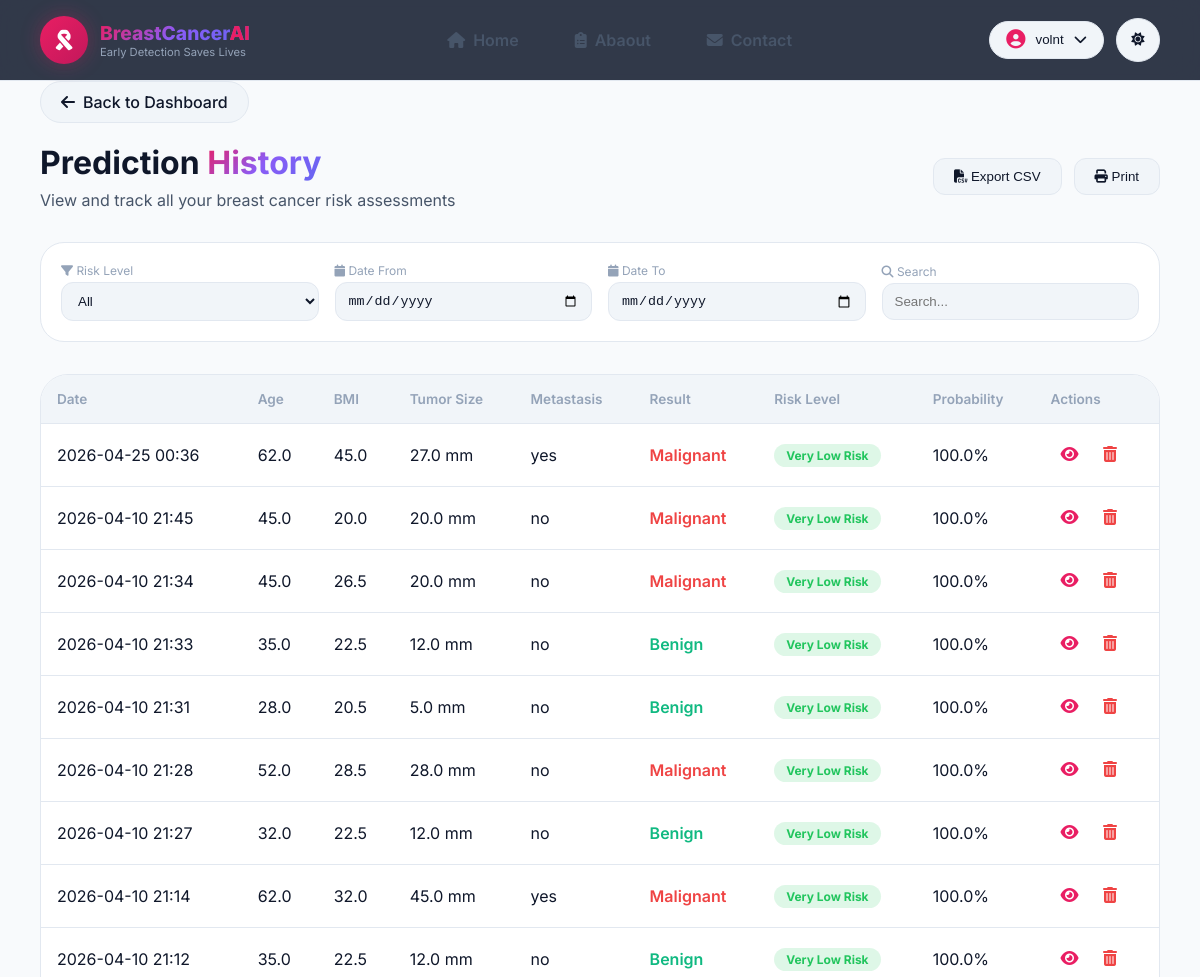
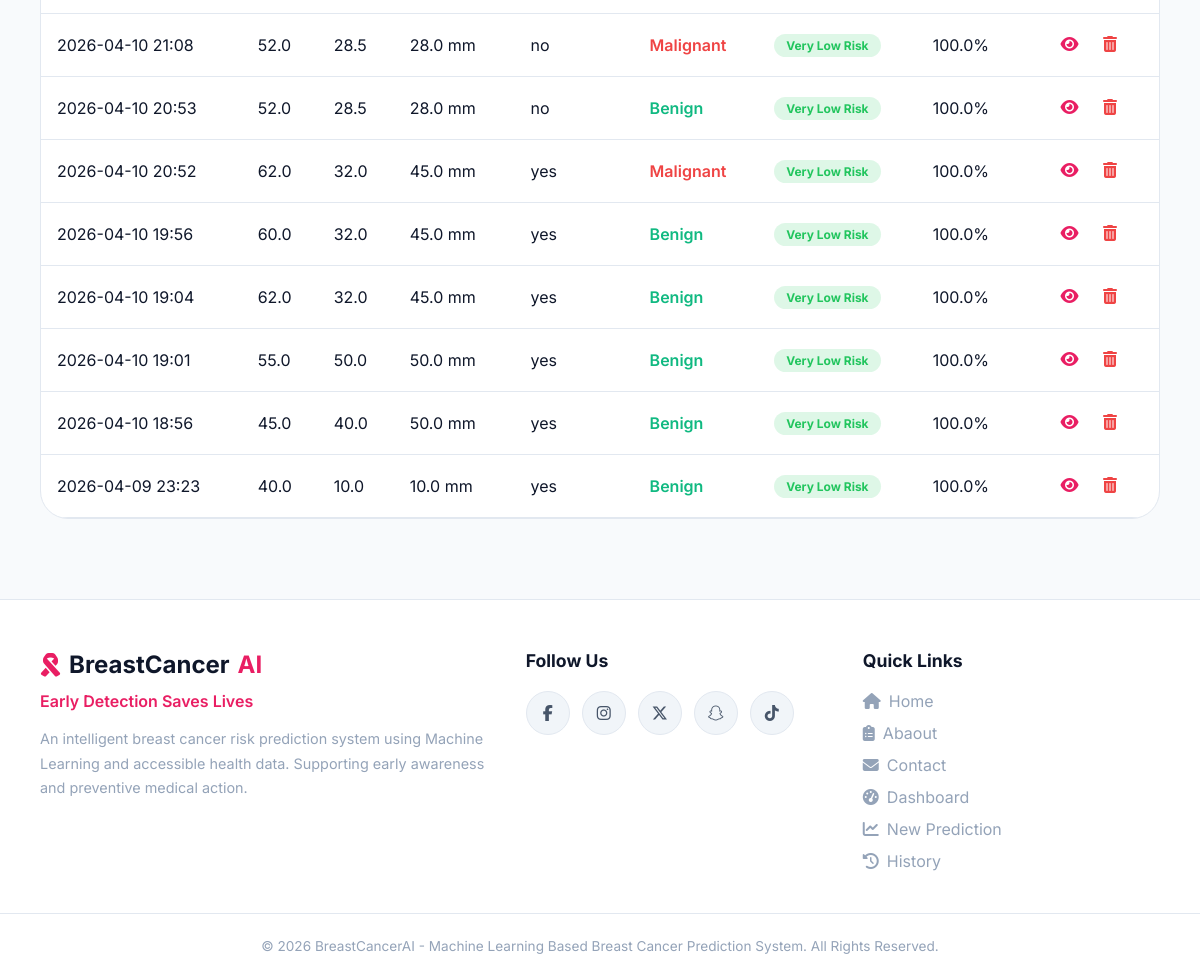
Screenshot of /history (signed in) with the database file from the repository (2 pictures, top to bottom).
### tables this page shows
CREATE TABLE predictions (
        id INTEGER PRIMARY KEY AUTOINCREMENT,
        user_id INTEGER NOT NULL,
        age REAL,
        bmi REAL,
        menopause TEXT,
        tumor_size REAL,
        inv_nodes REAL,
        metastasis TEXT,
        history TEXT,
        breast_side TEXT,
        breast_quadrant TEXT,
        prediction_result INTEGER,
        prediction_probability REAL,
        risk_level TEXT,
        created_at TIMESTAMP DEFAULT CURRENT_TIMESTAMP,
        FOREIGN KEY (user_id) REFERENCES users (id)
    );

### app.py (the view)
@app.route('/history')
def history():
    if 'user_id' not in session:
        flash('Please sign in to view your history.', 'warning')
        return redirect(url_for('login'))
    conn = sqlite3.connect('database/db.sqlite3')
    c = conn.cursor()
    c.execute('''SELECT * FROM predictions WHERE user_id = ? ORDER BY created_at DESC''',
              (session['user_id'],))
    predictions = c.fetchall()
    conn.close()
    return render_template('user/history.html', predictions=predictions)

### templates/user/history.html (shortened to what this page needs)
{% extends "base.html" %}
{% block content %}
<div>
    <a href="{{ url_for('dashboard') }}" class="back-button">
        <i class="fas fa-arrow-left"></i> Back to Dashboard
    </a>
</div>
<div class="history-header">
    <div>
        <h1 style="font-size: 2rem;">Prediction <span class="gradient-text">History</span></h1>
        <p style="color: var(--text-secondary-light); margin-top: 8px;">View and track all your breast cancer risk assessments</p>
    </div>
    <div class="export-buttons">
        <button class="export-btn" onclick="exportToCSV()">
            <i class="fas fa-file-csv"></i> Export CSV
        </button>
        <button class="export-btn" onclick="window.print()">
            <i class="fas fa-print"></i> Print
        </button>
    </div>
</div>
<div class="history-filters">
    <div class="filter-group">
        <label><i class="fas fa-filter"></i> Risk Level</label>
        <select id="riskFilter" onchange="filterTable()">
            <option value="all">All</option>
        </select>
    </div>
    <div class="filter-group">
        <label><i class="fas fa-calendar"></i> Date From</label>
        <input type="date" id="dateFrom" onchange="filterTable()">
    </div>
    <div class="filter-group">
        <label><i class="fas fa-calendar"></i> Date To</label>
        <input type="date" id="dateTo" onchange="filterTable()">
    </div>
    <div class="filter-group">
        <label><i class="fas fa-search"></i> Search</label>
        <input type="text" id="searchInput" placeholder="Search..." onkeyup="filterTable()">
    </div>
</div>
<div class="history-table-container">
    <table class="history-table" id="historyTable">
        <thead>
            <tr>
                <th>Date</th>
                <th>Age</th>
                <th>BMI</th>
                <th>Tumor Size</th>
                <th>Metastasis</th>
                <th>Result</th>
                <th>Risk Level</th>
                <th>Probability</th>
                <th>Actions</th>
            </tr>
        </thead>
        <tbody id="historyTableBody">
            {% if predictions %}
                {% for pred in predictions %}
                <tr id="row-{{ pred[0] }}" data-risk="{{ pred[12] }}" data-date="{{ pred[14][:10] if pred[14] else '' }}" data-search="{{ pred[2] }} {{ pred[5] }} {{ pred[6] }}">
                    <td>{{ pred[14][:16] if pred[14] else 'N/A' }}</td>
                    <td>{{ pred[2] or 'N/A' }}</td>
                    <td>{{ pred[3] or 'N/A' }}</td>
                    <td>{{ pred[5] or 'N/A' }} mm</td>
                    <td>{{ pred[7] or 'No' }}</td>
                    <td>
                        {% if pred[11] == 1 %}
                            <span style="color: #ef4444; font-weight: 600;">Malignant</span>
                        {% else %}
                            <span style="color: #10b981; font-weight: 600;">Benign</span>
                        {% endif %}
                    </td>
                    <td>
                        {% if pred[12] == 'Very High Risk' %}
                            <span class="risk-badge risk-very-high">Very High Risk</span>
                        {% elif pred[12] == 'High Risk' %}
                            <span class="risk-badge risk-high">High Risk</span>
                        {% elif pred[12] == 'Moderate to High Risk' %}
                            <span class="risk-badge risk-moderate-high">Moderate to High Risk</span>
                        {% elif pred[12] == 'Moderate Risk' %}
                            <span class="risk-badge risk-moderate">Moderate Risk</span>
                        {% elif pred[12] == 'Low to Moderate Risk' %}
                            <span class="risk-badge risk-low-moderate">Low to Moderate Risk</span>
                        {% elif pred[12] == 'Low Risk' %}
                            <span class="risk-badge risk-low">Low Risk</span>
                        {% else %}
                            <span class="risk-badge risk-very-low">Very Low Risk</span>
                        {% endif %}
                    </td>
                    <td>{{ "%.1f"|format(pred[11] * 100) if pred[11] else "%.1f"|format((1 - pred[11]) * 100) }}%</td>
                    <td>
                       <button class="action-btn view-btn" onclick="viewDetails('{{ pred[0] }}')" title="View Details">
    <i class="fas fa-eye"></i>
</button>
<button class="action-btn delete-btn" onclick="showDeleteModal('{{ pred[0] }}')" title="Delete Record">
    <i class="fas fa-trash-alt"></i>
</button>
                    </td>
                </tr>
                {% endfor %}
            {% endif %}
        </tbody>
    </table>
</div>
{% endblock %}

### templates/base.html (shortened to what this page needs)
<!DOCTYPE html>
<html lang="en" data-theme="light">
<head>
    <link rel="stylesheet" href="https://cdnjs.cloudflare.com/ajax/libs/font-awesome/6.5.1/css/all.min.css">
    <link rel="stylesheet" href="{{ url_for('static', filename='css/style.css') }}">
</head>
<body>
    <header class="main-header">
        <div class="header-container">
            <div class="logo-box">
                <div class="logo-circle">
                    <i class="fas fa-ribbon"></i>
                </div>
                <div>
                    <div class="brand-title">BreastCancer<span style="color: var(--primary-pink);">AI</span></div>
                    <div class="brand-sub">Early Detection Saves Lives</div>
                </div>
            </div>
            <nav class="main-nav">
                <ul>
                    <li><a href="{{ url_for('index') }}"
                            class="{% if request.endpoint == 'index' %}active{% endif %}"><i class="fas fa-home"></i>
                            Home</a></li>
                    <li><a href="{{ url_for('about') }}"
                            class="{% if request.endpoint == 'about' %}active{% endif %}"><i
                                class="fas fa-clipboard-list"></i> Abaout</a></li>
                    <li><a href="{{ url_for('contact') }}"
                            class="{% if request.endpoint == 'contact' %}active{% endif %}"><i
                                class="fas fa-envelope"></i> Contact</a></li>
                </ul>
            </nav>
            <div class="header-actions">
                {% if session.user_id %}
                <div class="user-menu">
                    <button class="user-menu-btn" id="userMenuBtn">
                        <i class="fas fa-user-circle"></i>
                        <span>{{ session.username[:15] }}</span>
                        <i class="fas fa-chevron-down"></i>
                    </button>
                </div>
                {% else %}
                <a href="{{ url_for('login') }}" class="login-btn">
                    <i class="fas fa-sign-in-alt"></i>
                    <span>Sign In</span>
                </a>
                {% endif %}
                <button class="header-icon-btn" id="themeToggle">
                    <i class="fas fa-sun"></i>
                </button>
            </div>
        </div>
    </header>
    <main class="main-content">
        {% block content %}{% endblock %}
    </main>
    <footer class="site-footer">
        <div class="footer-container">
            <div class="footer-brand">
                <h2><i class="fas fa-ribbon"></i> BreastCancer<span style="color: var(--primary-pink);">AI</span></h2>
                <p class="footer-tagline">Early Detection Saves Lives</p>
                <p class="footer-description">
                    An intelligent breast cancer risk prediction system using Machine Learning and accessible health
                    data.
                    Supporting early awareness and preventive medical action.
                </p>
            </div>
            <div class="footer-social">
                <h3>Follow Us</h3>
                <div class="social-icons">
                    <a href="#" class="facebook"><i class="fab fa-facebook-f"></i></a>
                    <a href="#" class="instagram"><i class="fab fa-instagram"></i></a>
                    <a href="#" class="twitter"><i class="fab fa-x-twitter"></i></a>
                    <a href="#" class="snapchat"><i class="fab fa-snapchat-ghost"></i></a>
                    <a href="#" class="tiktok"><i class="fab fa-tiktok"></i></a>
                </div>
            </div>
            <div class="footer-links">
                <h3>Quick Links</h3>
                <ul>
                    <li><a href="{{ url_for('index') }}"><i class="fas fa-home"></i> Home</a></li>
                    <li><a href="{{ url_for('about') }}"><i class="fas fa-clipboard-list"></i> Abaout</a></li>
                    <li><a href="{{ url_for('contact') }}"><i class="fas fa-envelope"></i> Contact</a></li>
                    {% if session.user_id %}
                    <li><a href="{{ url_for('dashboard') }}"><i class="fas fa-tachometer-alt"></i> Dashboard</a></li>
                    <li><a href="{{ url_for('predict_page') }}"><i class="fas fa-chart-line"></i> New Prediction</a>
                    </li>
                    <li><a href="{{ url_for('history') }}"><i class="fas fa-history"></i> History</a></li>
                    {% else %}
                    <li><a href="{{ url_for('login') }}"><i class="fas fa-sign-in-alt"></i> Sign In</a></li>
                    {% endif %}
                </ul>
            </div>
        </div>
        <div class="footer-bottom">
            <p>&copy; 2026 BreastCancerAI - Machine Learning Based Breast Cancer Prediction System. All Rights Reserved.
            </p>
        </div>
    </footer>
</body>
</html>

### templates/base.html (style rules this page uses)
.user-menu { position: relative; display: inline-block; }
.user-menu-btn { background: var(--surface-alt-light); border: 1px solid var(--border-light); border-radius: 40px; padding: 8px 16px; display: flex; align-items: center; gap: 10px; cursor: pointer; color: var(--text-light); font-weight: 500; transition: all 0.3s ease; }
.user-menu-btn i:first-child { color: var(--primary-pink); font-size: 1.2rem; }
.header-icon-btn { background: var(--surface-alt-light); border: 1px solid var(--border-light); border-radius: 40px; padding: 8px 12px; cursor: pointer; color: var(--text-light); transition: all 0.3s ease; }

### templates/user/history.html (style rules this page uses)
.history-header { margin-bottom: 32px; display: flex; justify-content: space-between; align-items: center; flex-wrap: wrap; gap: 16px; }
.back-button { display: inline-flex; align-items: center; gap: 8px; background: var(--surface-alt-light); border: 1px solid var(--border-light); padding: 10px 20px; border-radius: 40px; color: var(--text-light); text-decoration: none; font-weight: 500; transition: all 0.3s ease; margin-bottom: 20px; }
.history-filters { background: var(--surface-light); border-radius: 24px; padding: 20px; margin-bottom: 32px; display: flex; gap: 16px; flex-wrap: wrap; align-items: center; border: 1px solid var(--border-light); }
.filter-group { flex: 1; min-width: 150px; }
.filter-group label { display: block; font-size: 0.75rem; color: var(--text-muted-light); margin-bottom: 4px; }
.filter-group select, .filter-group input { width: 100%; padding: 10px 12px; background: var(--surface-alt-light); border: 1px solid var(--border-light); border-radius: 12px; color: var(--text-light); outline: none; }
.history-table-container { background: var(--surface-light); border-radius: 28px; border: 1px solid var(--border-light); overflow: hidden; }
.history-table { width: 100%; border-collapse: collapse; }
.history-table th, .history-table td { padding: 16px; text-align: left; border-bottom: 1px solid var(--border-light); }
.history-table th { background: var(--surface-alt-light); color: var(--text-muted-light); font-weight: 600; font-size: 0.85rem; }
.risk-badge { display: inline-block; padding: 4px 12px; border-radius: 50px; font-size: 0.75rem; font-weight: 700; }
.risk-very-low { background: rgba(34, 197, 94, 0.15); color: #22c55e; }
.action-btn { background: none; border: none; cursor: pointer; font-size: 1rem; padding: 6px 10px; border-radius: 8px; transition: all 0.3s ease; }
.view-btn { color: var(--primary-pink); }
.delete-btn { color: #ef4444; }
.export-buttons { display: flex; gap: 12px; }
.export-btn { padding: 10px 20px; background: var(--surface-alt-light); border: 1px solid var(--border-light); border-radius: 12px; color: var(--text-light); cursor: pointer; transition: all 0.3s ease; }

### rows the page displays
predictions: created_at "2026-04-25 00:36", age "62.0", bmi "45.0", tumor_size "27.0", metastasis "yes", shows "Malignant", prediction_probability "Very Low Risk", prediction_result "100.0"
predictions: created_at "2026-04-10 21:45", age "45.0", bmi "20.0", tumor_size "20.0", metastasis "no", shows "Malignant", prediction_probability "Very Low Risk", prediction_result "100.0"
predictions: created_at "2026-04-10 21:34", age "45.0", bmi "26.5", tumor_size "20.0", metastasis "no", shows "Malignant", prediction_probability "Very Low Risk", prediction_result "100.0"
predictions: created_at "2026-04-10 21:33", age "35.0", bmi "22.5", tumor_size "12.0", metastasis "no", shows "Benign", prediction_probability "Very Low Risk", prediction_result "100.0"
predictions: created_at "2026-04-10 21:31", age "28.0", bmi "20.5", tumor_size "5.0", metastasis "no", shows "Benign", prediction_probability "Very Low Risk", prediction_result "100.0"
predictions: created_at "2026-04-10 21:28", age "52.0", bmi "28.5", tumor_size "28.0", metastasis "no", shows "Malignant", prediction_probability "Very Low Risk", prediction_result "100.0"
predictions: created_at "2026-04-10 21:27", age "32.0", bmi "22.5", tumor_size "12.0", metastasis "no", shows "Benign", prediction_probability "Very Low Risk", prediction_result "100.0"
predictions: created_at "2026-04-10 21:14", age "62.0", bmi "32.0", tumor_size "45.0", metastasis "yes", shows "Malignant", prediction_probability "Very Low Risk", prediction_result "100.0"
predictions: created_at "2026-04-10 21:12", age "35.0", bmi "22.5", tumor_size "12.0", metastasis "no", shows "Benign", prediction_probability "Very Low Risk", prediction_result "100.0"
predictions: created_at "2026-04-10 21:08", age "52.0", bmi "28.5", tumor_size "28.0", metastasis "no", shows "Malignant", prediction_probability "Very Low Risk", prediction_result "100.0"
predictions: created_at "2026-04-10 20:53", age "52.0", bmi "28.5", tumor_size "28.0", metastasis "no", shows "Benign", prediction_probability "Very Low Risk", prediction_result "100.0"
predictions: created_at "2026-04-10 20:52", age "62.0", bmi "32.0", tumor_size "45.0", metastasis "yes", shows "Malignant", prediction_probability "Very Low Risk", prediction_result "100.0"
predictions: created_at "2026-04-10 19:56", age "60.0", bmi "32.0", tumor_size "45.0", metastasis "yes", shows "Benign", prediction_probability "Very Low Risk", prediction_result "100.0"
predictions: created_at "2026-04-10 19:04", age "62.0", bmi "32.0", tumor_size "45.0", metastasis "yes", shows "Benign", prediction_probability "Very Low Risk", prediction_result "100.0"
predictions: created_at "2026-04-10 19:01", age "55.0", bmi "50.0", tumor_size "50.0", metastasis "yes", shows "Benign", prediction_probability "Very Low Risk", prediction_result "100.0"
predictions: created_at "2026-04-10 18:56", age "45.0", bmi "40.0", tumor_size "50.0", metastasis "yes", shows "Benign", prediction_probability "Very Low Risk", prediction_result "100.0"
predictions: created_at "2026-04-09 23:23", age "40.0", bmi "10.0", tumor_size "10.0", metastasis "yes", shows "Benign", prediction_probability "Very Low Risk", prediction_result "100.0"

### other values shown
{{ session.username[:15] }} "volnt"
